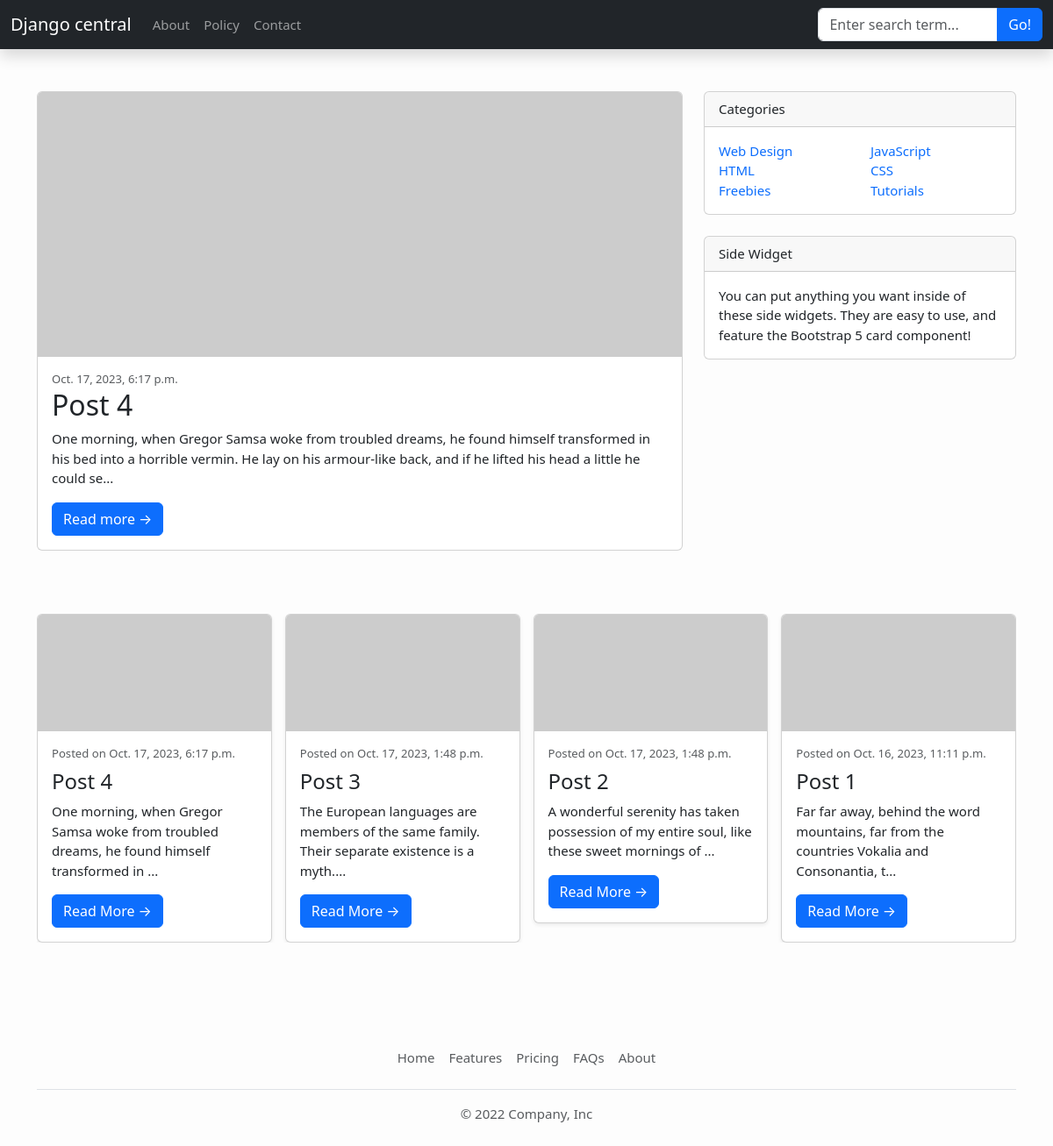
The page / on the database its author committed.
### blog/models.py (models this page shows, shortened)
class Post(models.Model):
    title = models.CharField(max_length=200, unique=True)
    slug = models.SlugField(max_length=200, unique=True)
    author = models.ForeignKey(User, on_delete= models.CASCADE,related_name='blog_posts')
    updated_on = models.DateTimeField(auto_now= True)
    content = models.TextField()
    created_on = models.DateTimeField(auto_now_add=True)
    status = models.IntegerField(choices=STATUS, default=0)
    class Meta:
        ordering = ['-created_on']

### blog/views.py (the view)
# urls.py: path('', views.post_list, name='home'),
def post_list(request):
    all_posts = Post.objects.filter(status=1).order_by('-created_on')
    latest_post = Post.objects.filter(status=1).order_by('-created_on').first()
    return render(request, 'index.html', {'latest_post': latest_post, 'post_list': all_posts})

### blog/templates/index.html (shortened to what this page needs)
{% extends "base.html" %}
{% block content %}
<div class="container mt-5">
    <div class="row">
        <div class="col-lg-8">
            <div class="card mb-4">
                <a href="#"><img class="card-img-top" src="https://dummyimage.com/850x350/dee2e6/6c757d.jpg"/></a>
                <div class="card-body">
                    <div class="small text-muted">{{ latest_post.created_on }}</div>
                    <h2 class="card-title">{{ latest_post.title }}</h2>
                    <p class="card-text">{{ latest_post.content|slice:":200" }}...</p>
                    <a class="btn btn-primary" href="{% url 'post_detail' latest_post.slug  %}">Read more →</a>
                </div>
            </div>
        </div>
        <div class="col-lg-4">
            <div class="card mb-4">
                <div class="card-header">Categories</div>
                <div class="card-body">
                    <div class="row">
                        <div class="col-sm-6">
                            <ul class="list-unstyled mb-0">
                                <li><a href="#!">Web Design</a></li>
                                <li><a href="#!">HTML</a></li>
                                <li><a href="#!">Freebies</a></li>
                            </ul>
                        </div>
                        <div class="col-sm-6">
                            <ul class="list-unstyled mb-0">
                                <li><a href="#!">JavaScript</a></li>
                                <li><a href="#!">CSS</a></li>
                                <li><a href="#!">Tutorials</a></li>
                            </ul>
                        </div>
                    </div>
                </div>
            </div>
            <div class="card mb-4">
                <div class="card-header">Side Widget</div>
                <div class="card-body">You can put anything you want inside of these side widgets. They are easy to use, and feature the Bootstrap 5 card component!</div>
            </div>
        </div>
        <div class="owl-carousel my-5">
            {% for post in post_list %}
            <div class="card h-100 shadow-sm">
                <a href="#!"><img class="card-img-top" src="https://dummyimage.com/700x350/dee2e6/6c757d.jpg" alt="..." /></a>
                <div class="card-body">
                    <div class="small text-muted mb-2">Posted on {{ post.created_on}}</div>
                    <h2 class="card-title h4">{{ post.title }}</h2>
                    <p class="card-text">{{post.content|slice:":90" }}...</p>
                    <a href="{% url 'post_detail' post.slug  %}" class="btn btn-primary">Read More &rarr;</a>
                </div>
            </div>
            {% endfor %}
        </div>
    </div>
</div>
{% endblock %}

### blog/templates/base.html (shortened to what this page needs)
<!DOCTYPE html>
<html>
    <head>
        <link href="https://cdn.jsdelivr.net/npm/bootstrap@5.3.1/dist/css/bootstrap.min.css" rel="stylesheet" />
        <link rel="stylesheet" href="https://cdnjs.cloudflare.com/ajax/libs/OwlCarousel2/2.3.4/assets/owl.carousel.css">
    </head>
    <body>
        <nav class="navbar navbar-expand-lg navbar-dark bg-dark shadow sticky-top" id="mainNav">
            <div class="container-fluid">
                <a class="navbar-brand" href="{% url 'home' %}">Django central</a>
                <div class="collapse navbar-collapse d-flex justify-content-" id="navbarResponsive">
                    <ul class="navbar-nav me-auto">
                        <li class="nav-item">
                            <a class="nav-link" href="#">About</a>
                        </li>
                        <li class="nav-item">
                            <a class="nav-link" href="#">Policy</a>
                        </li>
                        <li class="nav-item">
                            <a class="nav-link" href="#">Contact</a>
                        </li>
                    </ul>
                    <div class="input-group d-flex w-25">
                        <input class="form-control" type="text" placeholder="Enter search term..." aria-label="Enter search term..." aria-describedby="button-search" />
                        <button class="btn btn-primary" id="button-search" type="button">Go!</button>
                    </div>
                </div>
            </div>
        </nav>
        {% block content %}{% endblock content %}
        <div class="container">
            <footer class="py-3 my-2 mt-5">
              <ul class="nav justify-content-center border-bottom pb-3 mb-3">
                <li class="nav-item"><a href="#" class="nav-link px-2 text-muted">Home</a></li>
                <li class="nav-item"><a href="#" class="nav-link px-2 text-muted">Features</a></li>
                <li class="nav-item"><a href="#" class="nav-link px-2 text-muted">Pricing</a></li>
                <li class="nav-item"><a href="#" class="nav-link px-2 text-muted">FAQs</a></li>
                <li class="nav-item"><a href="#" class="nav-link px-2 text-muted">About</a></li>
              </ul>
              <p class="text-center text-muted">© 2022 Company, Inc</p>
            </footer>
          </div>
    </body>
</html>

### blog/templates/base.html (style rules this page uses)
body { font-size: 15px; background-color: #fdfdfd; }
a { text-decoration: none; }

### rows shown on the page
Post: created_on "Oct. 17, 2023, 6:17 p.m.", title "Post 4", content "One morning, when Gregor Samsa woke from troubled dreams, he found himself transformed in his bed into a horrible vermin. He lay on his armour-like back, and if he lifted his head a little he could se", content "One morning, when Gregor Samsa woke from troubled dreams, he found himself transformed in"
Post: created_on "Oct. 17, 2023, 1:48 p.m.", title "Post 3", content "The European languages are members of the same family. Their separate existence is a myth."
Post: created_on "Oct. 17, 2023, 1:48 p.m.", title "Post 2", content "A wonderful serenity has taken possession of my entire soul, like these sweet mornings of"
Post: created_on "Oct. 16, 2023, 11:11 p.m.", title "Post 1", content "Far far away, behind the word mountains, far from the countries Vokalia and Consonantia, t"
